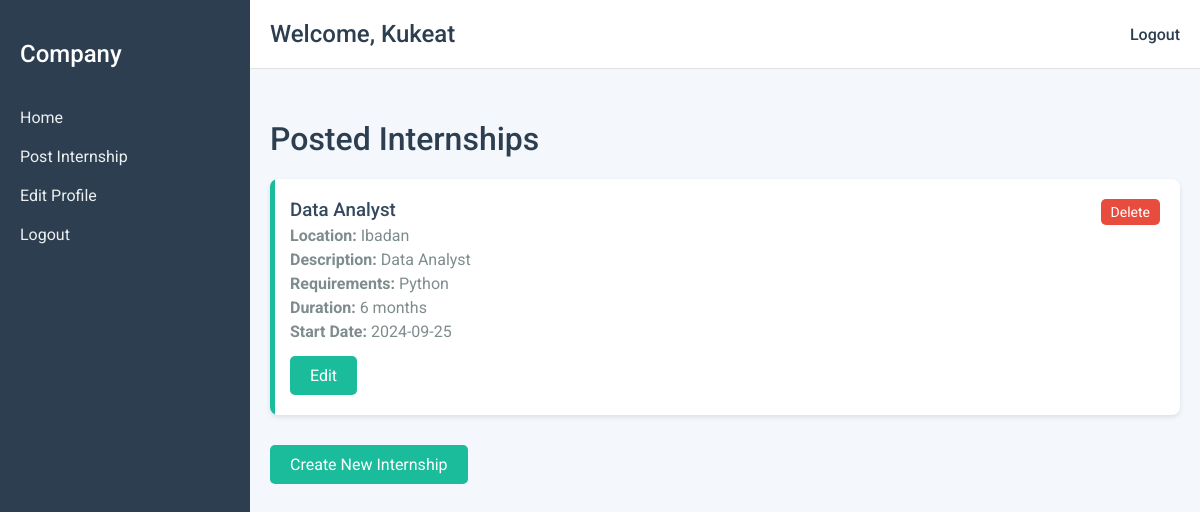
/company_dashboard (signed in), run on an earlier commit of the app's database.
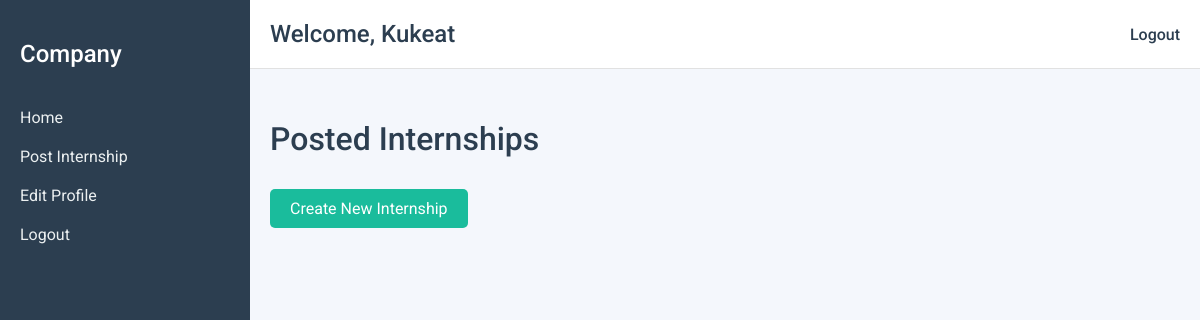
And on a later commit of the database.
### models.py (models this page shows)
class Company(db.Model):
    id = db.Column(db.Integer, primary_key=True)
    name = db.Column(db.String(100), nullable=False)
    email = db.Column(db.String(120), unique=True, nullable=False)
    password = db.Column(db.String(128))
    industry = db.Column(db.String(100))
    about = db.Column(db.Text)
    location = db.Column(db.String(100))
    website = db.Column(db.String(200))

class Internship(db.Model):
    id = db.Column(db.Integer, primary_key=True)
    role = db.Column(db.String(100), nullable=False)
    description = db.Column(db.Text)
    location = db.Column(db.String(100), nullable=False)
    company_id = db.Column(db.Integer, db.ForeignKey('company.id'), nullable=False)
    start_date = db.Column(db.Date)
    duration = db.Column(db.String(50))
    requirements = db.Column(db.Text)

### app.py (the view)
@app.route('/company_dashboard')
def company_dashboard():
    if 'company_id' not in session:
        return redirect(url_for('company_login'))
    company = db.session.get(Company, session['company_id'])
    internships = Internship.query.filter_by(company_id=company.id).all()
    return render_template('company_dashboard.html', company=company, internships=internships)

### templates/company_dashboard.html (shortened to what this page needs)
<!DOCTYPE html>
<html lang="en">
<head>
</head>
<body>
    <div class="sidebar">
        <h2>Company</h2>
        <a href="{{ url_for('company_dashboard') }}">Home</a>
        <a href="{{ url_for('post_internship') }}">Post Internship</a>
        <a href="{{ url_for('edit_company_profile') }}">Edit Profile</a>
        <a href="{{ url_for('company_logout') }}" class="logout">Logout</a>
    </div>
    <div class="main-content">
        <div class="top-bar">
            <h2>Welcome, {{ company.name }}</h2>
            <a href="{{ url_for('company_logout') }}" class="logout">Logout</a>
        </div>
        <div class="internship-list">
            <h1>Posted Internships</h1>
            {% for internship in internships %}
            <div class="internship-item">
                <h3>{{ internship.role }}</h3>
                <p><strong>Location:</strong> {{ internship.location }}</p>
                <p><strong>Description:</strong> {{ internship.description }}</p>
                <p><strong>Requirements:</strong> {{ internship.requirements }}</p>
                <p><strong>Duration:</strong> {{ internship.duration }}</p>
                <p><strong>Start Date:</strong> {{ internship.start_date }}</p>
                <a href="{{ url_for('edit_internship', internship_id=internship.id) }}" class="button">Edit</a>
                <a href="{{ url_for('delete_internship', internship_id=internship.id) }}" class="delete-button">Delete</a>
            </div>
            {% endfor %}
            <a href="{{ url_for('post_internship') }}" class="button">Create New Internship</a>
        </div>
    </div>
</body>
</html>

### templates/company_dashboard.html (style rules this page uses)
body { margin: 0; font-family: 'Roboto', sans-serif; background-color: #f4f7fc; color: #333; display: flex; }
.sidebar { width: 250px; background-color: #2c3e50; color: #fff; display: flex; flex-direction: column; padding: 20px; position: fixed; height: 100vh; top: 0; left: 0; box-sizing: border-box; }
.sidebar h2 { font-weight: 500; margin-bottom: 40px; }
.sidebar a { text-decoration: none; color: #ecf0f1; margin-bottom: 20px; font-weight: 400; display: block; transition: color 0.3s; }
.main-content { margin-left: 250px; padding: 20px; width: calc(100% - 250px); box-sizing: border-box; }
.main-content h1 { font-weight: 500; color: #2c3e50; }
.button { display: inline-block; padding: 10px 20px; font-size: 16px; color: #fff; background-color: #1abc9c; border: none; border-radius: 5px; text-decoration: none; margin-top: 10px; transition: background-color 0.3s, transform 0.3s; }
.top-bar { display: flex; justify-content: space-between; align-items: center; padding: 20px; background-color: #fff; border-bottom: 1px solid #e1e1e1; position: fixed; top: 0; left: 250px; width: calc(100% - 250px); box-sizing: border-box; z-index: 1000; }
.top-bar h2 { margin: 0; font-weight: 500; color: #2c3e50; }
.top-bar .logout { color: #2c3e50; text-decoration: none; font-weight: 500; }
.internship-list { margin-top: 100px; }

What changed in the data, as far as the page shows it:
removed Internship: role "Data Analyst", location "Ibadan", description "Data Analyst", requirements "Python", duration "6 months", start_date "2024-09-25"
